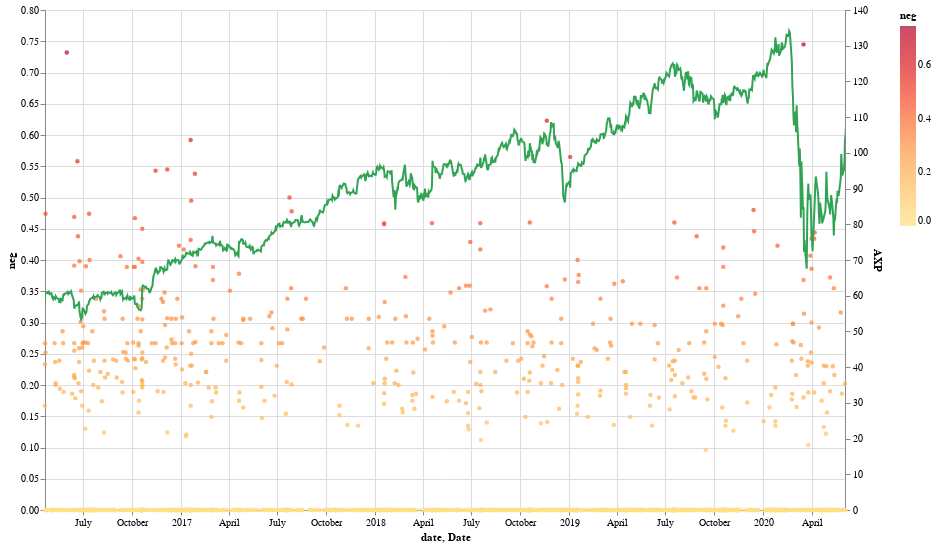

The cell this chart's notebook holds for it:
### Code cell
plot_chart(headlines,'AXP','neg', 'yelloworangered')

### Figure 1 — Vega-Lite specification as saved in the notebook (floating-point values rounded to 4 significant figures; data arrays with more than 128 entries replaced by an {"elided": "..."} marker saying what was removed)
{"config": {"view": {"continuousWidth": 400, "continuousHeight": 300}}, "layer": [{"data": {"name": "data-1143c692b36c4217bb9c1801e7c319ea"}, "mark": {"type": "circle", "size": 20}, "encoding": {"color": {"type": "quantitative", "field": "neg", "scale": {"scheme": "yelloworangered"}}, "x": {"type": "temporal", "field": "date", "scale": {"domain": ["2016-04-20T00:00:00", "2020-06-03T00:00:00"]}}, "y": {"type": "quantitative", "field": "neg"}}}, {"data": {"name": "data-a02e8db1fc8461e12dd0350ee533cda9"}, "mark": {"type": "line", "clip": true, "color": "#31a354"}, "encoding": {"x": {"type": "temporal", "field": "Date", "scale": {"domain": ["2016-04-20T00:00:00", "2020-06-03T00:00:00"]}}, "y": {"type": "quantitative", "field": "AXP"}}}], "height": 500, "resolve": {"scale": {"x": "shared", "y": "independent"}}, "width": 800, "$schema": "https://vega.github.io/schema/vega-lite/v4.8.1.json", "datasets": {"data-1143c692b36c4217bb9c1801e7c319ea": {"elided": "1926 records"}, "data-a02e8db1fc8461e12dd0350ee533cda9": {"elided": "2586 records"}}}
